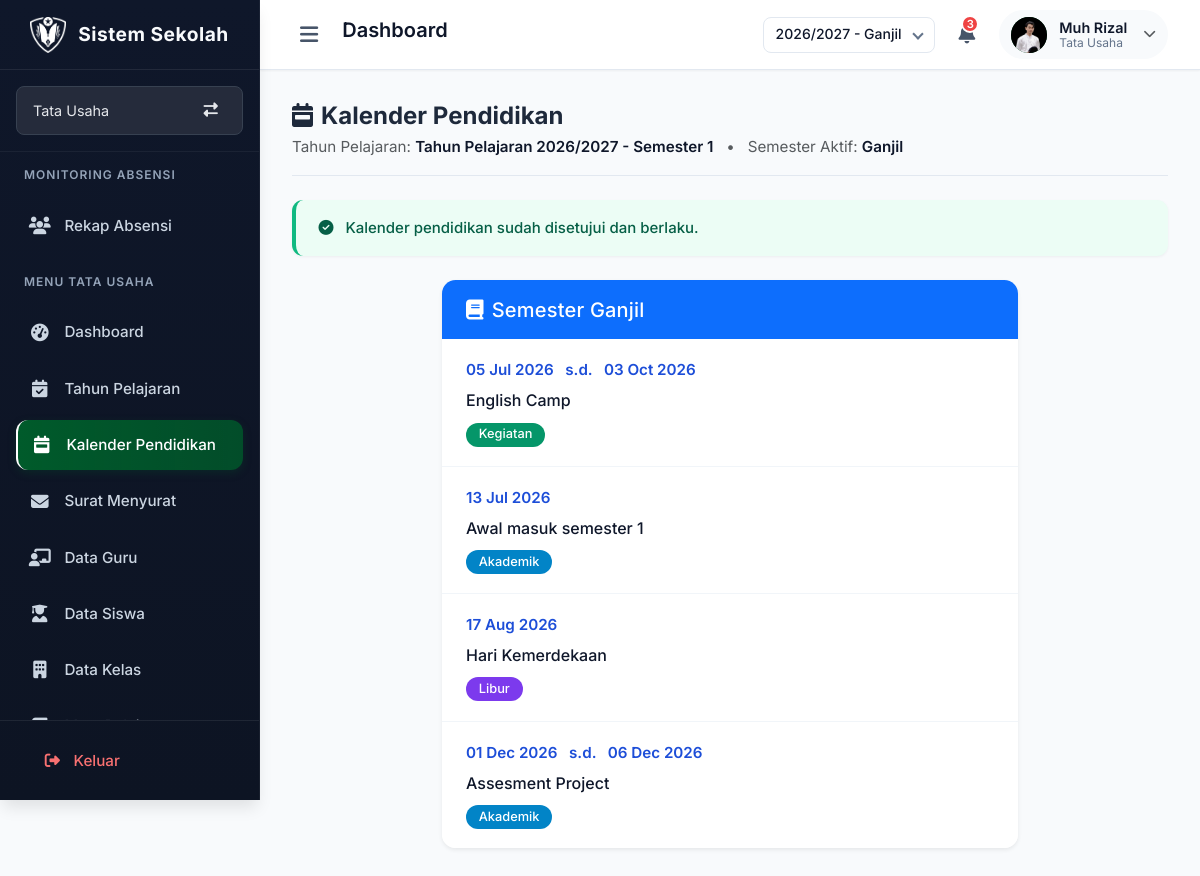
The page /kalender-sekolah/ (signed in) on the database as committed earlier.
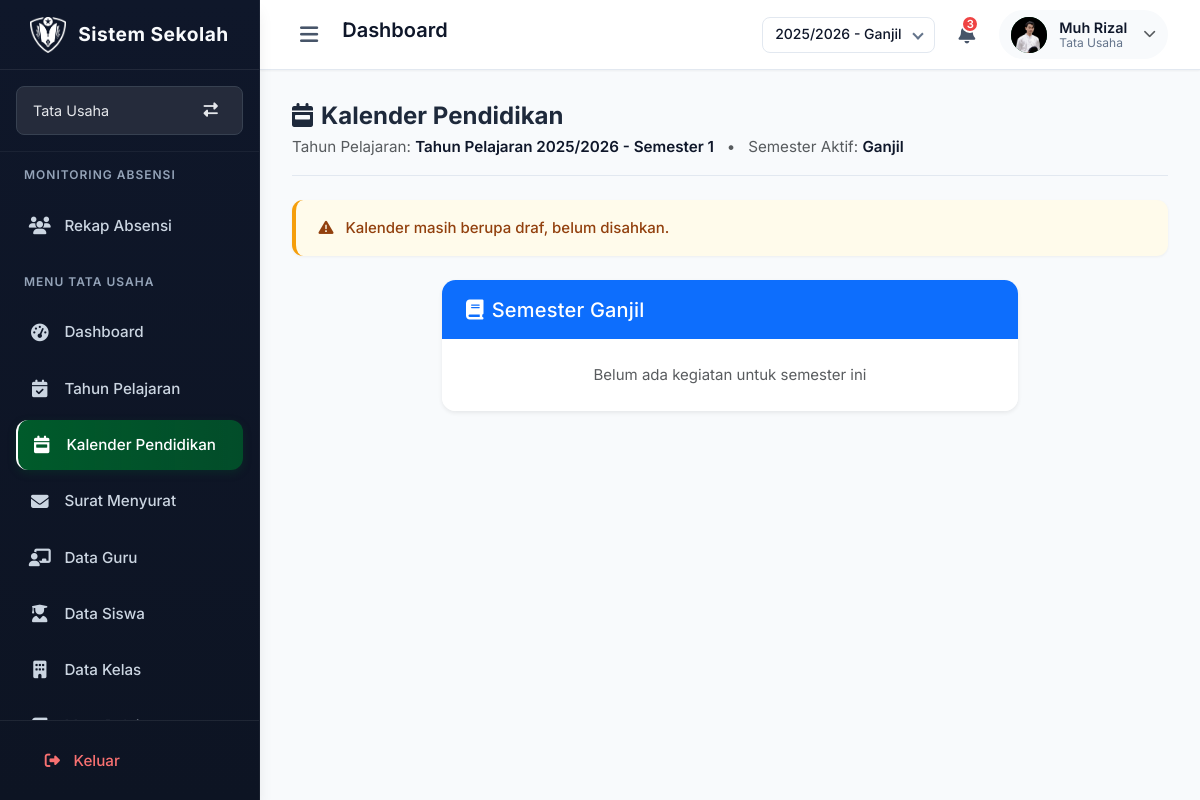
The same page on the database as committed later.
### models.py (models this page shows, shortened)
class TahunPelajaran(db.Model):
    __tablename__ = 'tahun_pelajaran'
    id = db.Column(db.Integer, primary_key=True)
    kode = db.Column(db.String(20), unique=True, nullable=False)
    nama = db.Column(db.String(80), nullable=False)
    tahun_mulai = db.Column(db.Integer, nullable=False)
    tahun_selesai = db.Column(db.Integer, nullable=False)
    semester = db.Column(db.Integer, nullable=False)
    aktif = db.Column(db.Boolean, default=False)
    tanggal_mulai = db.Column(db.Date, nullable=False)
    tanggal_selesai = db.Column(db.Date, nullable=False)

class KalenderPendidikan(db.Model):
    __tablename__ = 'kalender_pendidikan'
    id = db.Column(db.Integer, primary_key=True, autoincrement=True)
    nama_kegiatan = db.Column(db.String(200), nullable=False)
    tanggal_mulai = db.Column(db.Date, nullable=False)
    tanggal_selesai = db.Column(db.Date, nullable=False)
    semester = db.Column(db.String(10), nullable=False)
    jenis = db.Column(db.String(30), nullable=False)
    tahun_pelajaran_id = db.Column(db.Integer, db.ForeignKey('tahun_pelajaran.id'), nullable=False)
    disetujui = db.Column(db.Boolean, default=False)
    tahun_pelajaran = db.relationship('TahunPelajaran', backref=db.backref('daftar_kegiatan', lazy=True))

### routes/kalender_pendidikan.py (the view)
@kalender_bp.route('/kalender-sekolah/')
def halaman_kalender():
    if not session.get('logged_in'):
        return redirect(url_for('login.halaman_login'))
    user_id = session.get('user_id')
    user = User.query.get(user_id)
    if not user:
        flash("Sesi tidak valid, silakan login kembali", "danger")
        return redirect(url_for('login.halaman_login'))
    halaman_aktif = session.get('halaman_aktif', 'utama')
    asal = request.args.get('asal', '')
    if asal == 'dashboard':
        if halaman_aktif == 'utama' and user.jabatan == 'Guru':
            active_page = 'dashboard_guru'
        else:
            active_page = 'dashboard'
    else:
        active_page = 'kalender'
    tp_dipilih = TahunPelajaran.query.filter_by(kode=g.tahun_pelajaran).first() if g.tahun_pelajaran else None
    daftar_kegiatan = []
    sudah_disetujui = False
    semester_aktif = None
    if tp_dipilih:
        daftar_kegiatan = KalenderPendidikan.query.filter_by(
            tahun_pelajaran_id = tp_dipilih.id
        ).order_by(KalenderPendidikan.tanggal_mulai).all()
        sudah_disetujui = all(keg.disetujui for keg in daftar_kegiatan) if daftar_kegiatan else False
        semester_aktif = 'ganjil' if tp_dipilih.semester == 1 else 'genap'
    return render_template(
        'umum/kalender_pendidikan.html',
        halaman_aktif = halaman_aktif,
        active_page = active_page,  # ✅ Gunakan nilai yang sudah disesuaikan
        user = user,
        tahun_pelajaran = tp_dipilih.nama if tp_dipilih else 'Belum ditentukan',
        semester_aktif = semester_aktif,
        daftar_kegiatan = daftar_kegiatan,
        disetujui = sudah_disetujui,
        bisa_kelola = bisa_kelola(user, halaman_aktif),
        bisa_setujui = bisa_setujui(user)
    )

### app.py (called while the page is built)
@app.before_request
def atur_domain_sesi():
    host = request.host.lower()
    if host.endswith('.smpuhamzanwadi.sch.id'):
        app.config['SESSION_COOKIE_DOMAIN'] = ".smpuhamzanwadi.sch.id"
    else:
        app.config['SESSION_COOKIE_DOMAIN'] = None
        app.config['SESSION_COOKIE_PATH'] = "/"
        app.config['SESSION_COOKIE_HTTPONLY'] = True
        app.config['SESSION_COOKIE_SAMESITE'] = 'Lax'
        app.config['SESSION_COOKIE_SECURE'] = False

def nama_singkat_dropdown(nama_lengkap):
    if not nama_lengkap:
        return "Pengguna"
    nama_lengkap = nama_lengkap.strip()
    gelar_depan = r"^(Dr\.|Drg\.|Prof\.|Ir\.|Sdr\.|H\.|K\.H\.|Alm\.|Almh\.|Drs\.|M\.|Bpk\.|Ibu\.|Ny\.|Tn\.)\s+"
    gelar = ""
    nama_murni = nama_lengkap
    cocok = re.match(gelar_depan, nama_lengkap)
    if cocok:
        gelar = cocok.group(0)
        nama_murni = nama_lengkap[cocok.end():]
    kata = nama_murni.split()
    if not kata:
        return gelar + "Pengguna"
    kata1 = kata[0].strip(".,")
    if len(kata1) >= 4:
        nama_terambil = kata[0]
    else:
        nama_terambil = " ".join(kata[:2])
    return f"{gelar}{nama_terambil}"

### templates/umum/kalender_pendidikan.html (shortened to what this page needs)
{% extends "layout.html" %}
{% block extra_css %}
<link rel="stylesheet" href="{{ url_for('static', filename='css/umum/kalender_pendidikan.css') }}">
{% endblock %}
{% block content %}
<div class="container-fluid px-4">
  <div class="d-flex justify-content-between align-items-center my-4 kalender-header">
    <div>
      <h2 class="mb-1"><i class="fas fa-calendar-week me-2"></i>Kalender Pendidikan</h2>
      <p class="text-muted mb-0">
        Tahun Pelajaran: <strong>{{ tahun_pelajaran }}</strong>
        {% if semester_aktif %}
          &nbsp; • &nbsp; Semester Aktif: <strong>{{ 'Ganjil' if semester_aktif == 'ganjil' else 'Genap' }}</strong>
        {% endif %}
      </p>
    </div>
  </div>
  <div class="alert {% if disetujui %}alert-success{% else %}alert-warning{% endif %} mb-4 status-kalender">
    {% if disetujui %}
      <i class="fas fa-check-circle me-2"></i> Kalender pendidikan sudah disetujui dan berlaku.
    {% else %}
      <i class="fas fa-exclamation-triangle me-2"></i> Kalender masih berupa draf, belum disahkan.
    {% endif %}
  </div>
  <div class="row g-4 justify-content-center">
    {% if semester_aktif == 'ganjil' %}
    <div class="col-md-8">
      <div class="card shadow-sm kalender-card">
        <div class="card-header bg-primary text-white">
          <h5 class="mb-0"><i class="fas fa-book me-2"></i>Semester Ganjil</h5>
        </div>
        <div class="card-body p-0">
          <ul class="list-group list-group-flush">
            {% for kegiatan in daftar_kegiatan if kegiatan.semester == 'ganjil' %}
            <li class="list-group-item kegiatan-item d-flex justify-content-between align-items-start">
                <div>
                    <div class="kegiatan-tanggal">
                        {{ kegiatan.tanggal_mulai.strftime('%d %b %Y') }}
                        {% if kegiatan.tanggal_selesai != kegiatan.tanggal_mulai %}
                            &nbsp; s.d. &nbsp; {{ kegiatan.tanggal_selesai.strftime('%d %b %Y') }}
                        {% endif %}
                    </div>
                    <div class="kegiatan-nama">{{ kegiatan.nama_kegiatan }}</div>
                    <span class="badge {% if kegiatan.jenis == 'Akademik' %}badge-akademik{% elif kegiatan.jenis == 'Libur' %}badge-libur{% elif kegiatan.jenis == 'Kegiatan' %}badge-kegiatan{% elif kegiatan.jenis == 'Hari Besar' %}badge-hari-besar{% endif %}">
                        {{ kegiatan.jenis }}
                    </span>
                </div>
            </li>
            {% else %}
            <li class="list-group-item text-center text-muted py-4">Belum ada kegiatan untuk semester ini</li>
            {% endfor %}
          </ul>
        </div>
      </div>
    </div>
    {% else %}
    <div class="col-md-8">
      <div class="alert alert-info text-center">
        <i class="fas fa-info-circle me-2"></i> Silakan pilih Tahun Pelajaran terlebih dahulu dari menu di atas.
      </div>
    </div>
    {% endif %}
  </div>
</div>
{% endblock %}

### templates/components/header.html (shortened to what this page needs)
<header class="header">
  <div class="header-left">
    <button class="toggle-sidebar" id="toggleSidebar">
      <i class="fas fa-bars"></i>
    </button>
    <h2 class="page-title">Dashboard</h2>
  </div>
  <div class="header-right d-flex align-items-center gap-3">
    {% if g.sistem_mode != 'absensi' %}
    <div class="tahun-pemilih">
      <form action="{{ url_for('umum.ganti_tahun') }}" method="POST">
        <div class="custom-select">
        </div>
      </form>
    </div>
    {% endif %}
    <button class="notification-btn">
      <i class="fas fa-bell"></i>
      <span class="notification-badge">3</span>
    </button>
    <div class="user-profile" id="userProfileBtn">
      <div class="user-avatar">
        {% set nama_pengguna = session.get('user_name') or session.get('absensi_user_name', 'Pengguna') %}
        {% set foto = session.get('foto_profil') %}
        {% if foto %}
          <img src="{{ url_for('tampilkan_foto_profil', filename=foto) }}"
              alt="Foto Profil"
              onerror="this.style.display='none'; this.parentElement.innerHTML='{{ nama_pengguna | inisial_avatar }}';">
        {% else %}
          {{ nama_pengguna | inisial_avatar }}
        {% endif %}
      </div>
      <div class="user-info">
        <div class="user-name">
          {{ (session.get('user_name') or session.get('absensi_user_name', 'Pengguna')) | nama_singkat_dropdown }}
        </div>
        <div class="user-role">
          {% set aktif = session.get('halaman_aktif') | default('utama') %}
          {% if aktif == 'absensi' %}
            Guru
          {% elif aktif == 'bendahara' %}
            Bendahara
          {% elif aktif == 'admin_sistem' %}
            Admin Sistem
          {% elif aktif == 'wali_kelas' %}
            Wali Kelas
          {% elif aktif == 'waka_kurikulum' %}
            Waka Kurikulum
          {% elif aktif == 'waka_kesiswaan' %}
            Waka Kesiswaan
          {% elif aktif == 'pembina_ekskul' %}
            Pembina Ekstrakurikuler
          {% else %}
            {{ session.get('jabatan') or session.get('role', 'Pengguna Sistem') }}
          {% endif %}
        </div>
      </div>
      <i class="fas fa-chevron-down text-muted"></i>
    </div>
  </div>
</header>

Rows that differ between the two databases and show on the page:
no longer on this page (row edited): TahunPelajaran: nama "Tahun Pelajaran 2026/2027 - Semester 1"
no longer on this page (row unchanged): KalenderPendidikan: tanggal_mulai "05 Jul 2026", tanggal_selesai "03 Oct 2026", nama_kegiatan "English Camp", jenis "Kegiatan"
no longer on this page (row unchanged): KalenderPendidikan: tanggal_mulai "13 Jul 2026", nama_kegiatan "Awal masuk semester 1", jenis "Akademik"
no longer on this page (row unchanged): KalenderPendidikan: tanggal_mulai "17 Aug 2026", nama_kegiatan "Hari Kemerdekaan", jenis "Libur"
no longer on this page (row unchanged): KalenderPendidikan: tanggal_mulai "01 Dec 2026", tanggal_selesai "06 Dec 2026", nama_kegiatan "Assesment Project", jenis "Akademik"
now on this page (row edited): TahunPelajaran: nama "Tahun Pelajaran 2025/2026 - Semester 1"
Other text that changed with them:
text written by a page script: "2026/2027 - Ganjil" → "2025/2026 - Ganjil"
text no longer shown: "Kalender pendidikan sudah disetujui dan berlaku."
text now shown: "Kalender masih berupa draf, belum disahkan. Belum ada kegiatan untuk semester ini"
